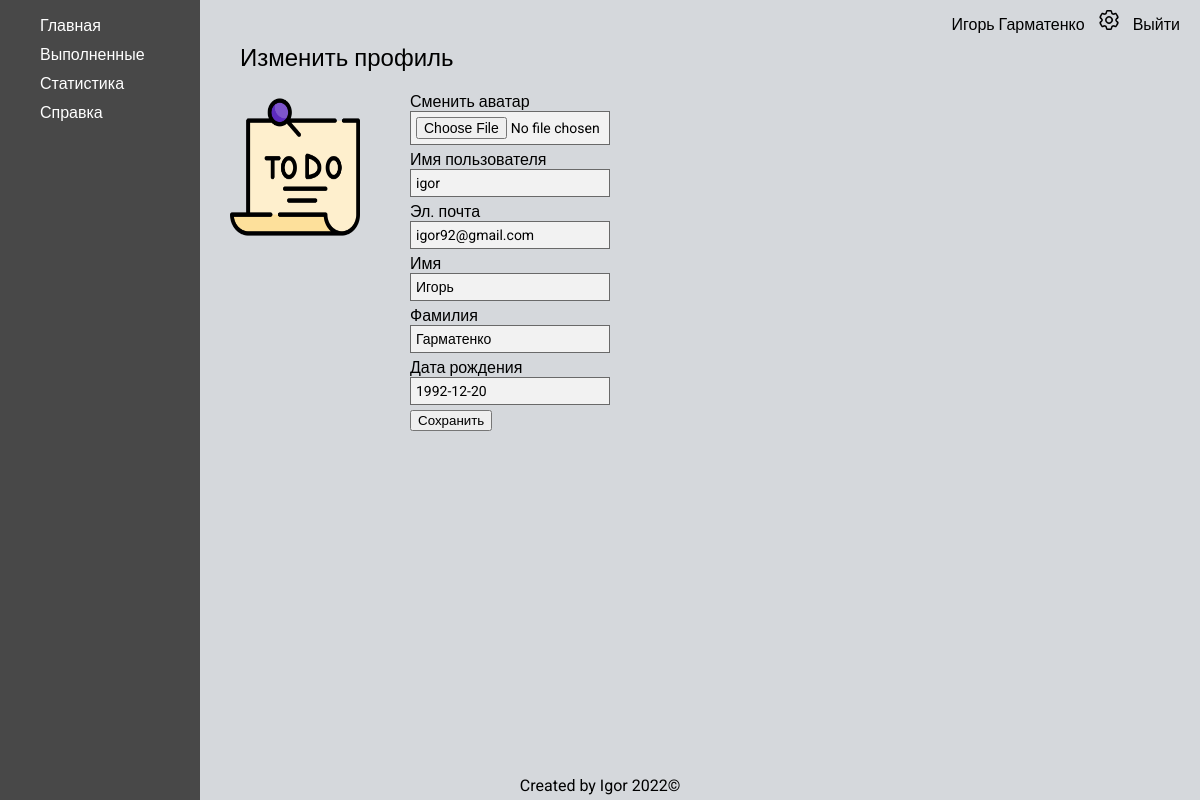
Page /user_settings/ (signed in) on the earlier database version.
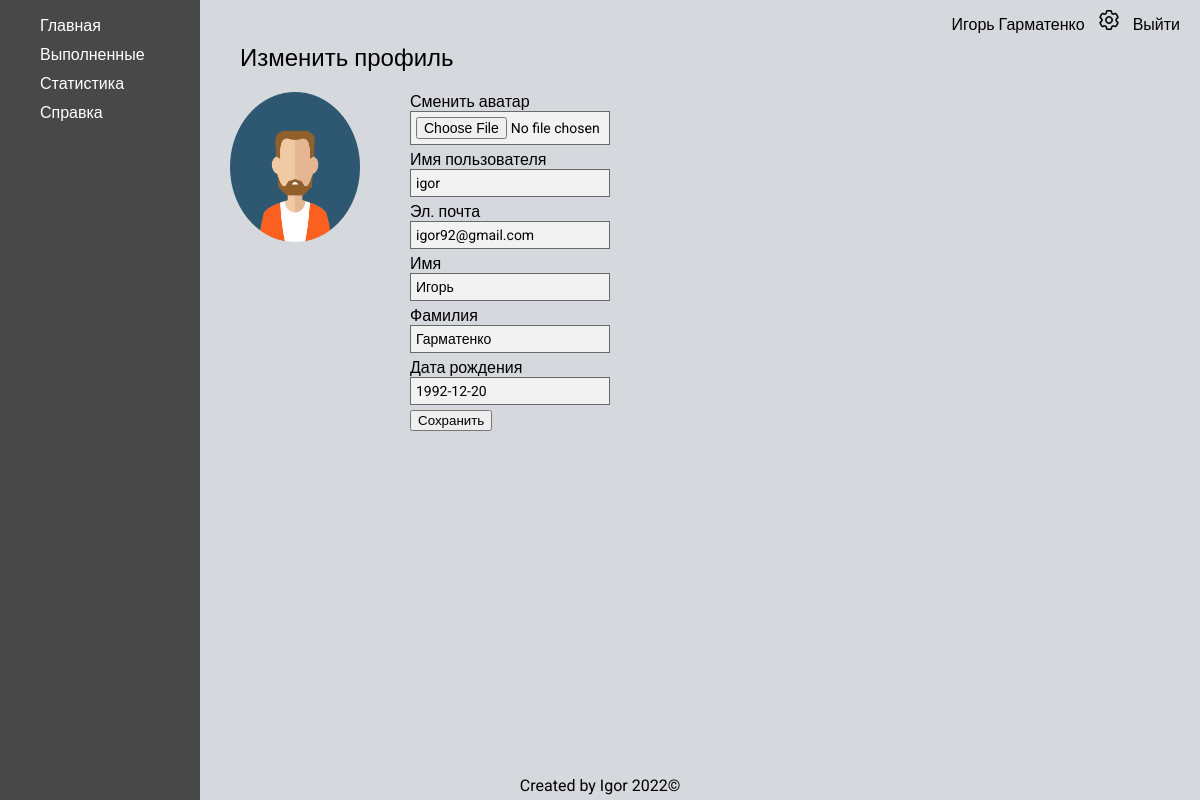
Same page on the later database version.
### ToDo/models.py (models this page shows)
class CustomUser(AbstractUser):
    avatar = models.ImageField(
        blank=True,
        verbose_name='Avatar',
        upload_to=f'images/',
        default='../static/ToDo/images/default.png'
    )
    date_of_birth = models.DateField(blank=True, null=True)

### ToDo/views.py (the view)
# urls.py: path('user_settings/', get_user_edit, name='user_settings'),
@login_required
def get_user_edit(request):
    if request.POST:
        user_edit_form = CustomUserEditForm(request.POST, request.FILES, instance=request.user)
        if user_edit_form.is_valid():
            user_edit_form.save()
            return redirect('user_settings')
    else:
        user_edit_form = CustomUserEditForm(instance=request.user)
    context = {
        'user_edit_form': user_edit_form,
        'menu': home_menu,
        'title': 'Редактирование данных пользователя'
    }
    return render(request, 'ToDo/user_settings.html', context=context)

### ToDo/forms.py
class CustomUserEditForm(forms.ModelForm):
    avatar = forms.ImageField(required=False,
                              label='Сменить аватар',
                              widget=forms.FileInput(attrs={
                                  'class': 'user_settings__input'
                              }))
    username = forms.CharField(label='Имя пользователя', widget=forms.TextInput(attrs={'class': 'user_settings__input'}))
    email = forms.EmailField(label='Эл. почта', widget=forms.EmailInput(attrs={'class': 'user_settings__input'}))
    first_name = forms.CharField(label='Имя', widget=forms.TextInput(attrs={'class': 'user_settings__input'}))
    last_name = forms.CharField(label='Фамилия', widget=forms.TextInput(attrs={'class': 'user_settings__input'}))
    date_of_birth = forms.DateField(label='Дата рождения', widget=forms.DateInput(attrs={'class': 'user_settings__input'}))
    class Meta:
        model = CustomUser
        fields = ('avatar', 'username', 'email', 'first_name', 'last_name', 'date_of_birth')

### ToDo/templates/ToDo/user_settings.html (shortened to what this page needs)
{% extends 'ToDo/home_base.html' %}
{% block rightbar %}
    <div class="user_settings__title">Изменить профиль</div>
    <div class="user_settings__wrap">
        <div class="user_settings__avatar">
            <img src="{{ user.avatar.url }}" alt="avatar">
        </div>
        <div class="user_settings__data">
            <form method="post" enctype="multipart/form-data">
                {% for field in user_edit_form %}
                    <div>{{ field.label }}</div>
                    <div>{{ field }}</div>
                {% endfor%}
                <input type="submit" class="fadeIn fourth" value="Сохранить">
            </form>
        </div>
    </div>
{% endblock %}

### ToDo/templates/ToDo/home_base.html (shortened to what this page needs)
{% extends 'ToDo/base.html' %}
{% load static %}
{% block content %}
    <div class="main">
        <div  class="leftbar">
            <ul class="home_menu">
                {% for key, item in menu.items %}
                    {% url key as url %}
                    <li class="home_menu__item {% if request.path == url %}active{%endif %}">
                        <a href="{% url key %}">{{ item }}</a>
                    </li>
                {% endfor %}
            </ul>
        </div>
        <div  class="rightbar">
            <div class="home_nav">
                <div class="home_info">
                    {% if request.user.is_authenticated %}
                        <span>{{ user.first_name }} {{ user.last_name }}</span>
                        <a href="{% url 'user_settings' %}">
                            <img class="settings__icon" src="{% static 'ToDo/images/setting.png' %}" alt="settings">
                        </a>
                        <a href="{% url 'logout' %}">Выйти</a>
                    {% endif %}
                </div>
            </div>
            {% block rightbar %}
            {% endblock %}
        </div>
    </div>
{% endblock %}

### ToDo/templates/ToDo/base.html (shortened to what this page needs)
{% load static %}
<!DOCTYPE html>
<html lang="en">
<head>
    <link rel="stylesheet" href="{% static 'ToDo/css/style.css' %}">
</head>
<body>
    {% block content %}
    {% endblock %}
<div class="footer">Created by Igor 2022©</div>
</body>
</html>

### ToDo/static/ToDo/css/style.css (style rules this page uses)
html { font-family: 'Roboto', sans-serif; background-image: url(../images/index_background.webp); background-repeat: no-repeat; background-position: center center; background-attachment: fixed; -webkit-background-size: cover; -moz-background-size: cover; -o-background-size: cover; background-size: cover; }
body { margin: 0; }
.main { display: flex; }
.leftbar { width: 10%; min-width: 200px; background-color: #484848; display: flex; flex-direction: column; min-height: 100vh; }
.rightbar { width: 90%; background-color: #D5D8DC; min-height: 100vh; }
.settings__icon { margin: 0 10px; width: 20px; height: 20px; }
.user_settings__title { display: block; margin-left: 40px; font-size: 24px; }
.home_menu { display: flex; flex-direction: column; align-items: flex-start; }
.home_menu__item { list-style-type: none; margin-bottom: 10px; display: block; }
.home_menu__item a { text-decoration: none; color: white; list-style-type: none; }
.home_nav { display: flex; justify-content: space-between; padding: 10px 20px; }
.home_info a { text-decoration: none; color: black; }
.user_settings__wrap { display: flex; padding: 20px 30px 20px 30px; }
.user_settings__avatar { display: block; }
.user_settings__avatar img { height: 150px; width: 130px; }
.user_settings__data { display: block; margin-left: 50px; }
.user_settings__input { font-family: "Roboto", sans-serif; outline: 0; background: #f2f2f2; width: 200px; margin: 0 0 5px; padding: 5px; box-sizing: border-box; font-size: 14px;border: 1px solid dimgrey; }
.footer { display: block; position: absolute; bottom: 5px; left: 50%; transform: translateX(-50%); }

Differences in the rows shown:
changed CustomUser "Игорь": avatar: a different picture
